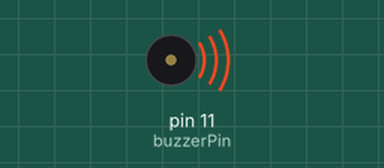
A sketch run on a simulated Arduino Uno, built with avr-gcc and run on an emulated ATmega328P. Parts: buzzer (waves = sounding). At 5.1 s the program stops and its outputs stay as they are.

Above: at 0.15 s.
At 4.8 s:
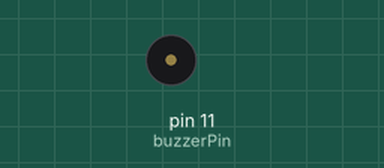
Timing chart, 0 to 6.3 s (numbered marks = the images above):
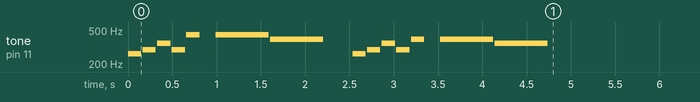

Measured:
- by itself, tone on pin 11 (buzzerPin): plays 262 Hz for 0.15 s, 294 Hz for 0.15 s, 349 Hz for 0.15 s, 294 Hz for 0.15 s, 440 Hz for 0.15 s, 440 Hz for 0.60 s … (14 notes in this stretch)

The sketch:

song.ino
```cpp
#define buzzerPin 11

const int songLength = 18;
const char notes[] = "cdfda ag cdfdg gf ";

const int beats[] = {1,1,1,1,1,1,4,4,2,1,1,1,1,1,1,4,4,2};

const int tempo = 150;

void setup()
{
  pinMode(buzzerPin, OUTPUT);
}

void loop()
{
  for (int i = 0; i < songLength; i++)
  {
    int duration = beats[i] * tempo;

    if (notes[i] == ' ')
      delay(duration);
    else
    {
      tone(buzzerPin, frequency(notes[i]), duration);
      delay(duration);
    }
    delay(tempo/10);
  }

  while (true) { }
}

int frequency(char note)
{
   int numNotes = 8;
   char names[] = { 'c', 'd', 'e', 'f', 'g', 'a', 'b', 'C' };
   int frequencies[] = {262, 294, 330, 349, 392, 440, 494, 523};
   for (int i = 0; i < numNotes; i++)
   {
     if (names[i] == note)
       return frequencies[i];
   }
   return 0;
}
```
